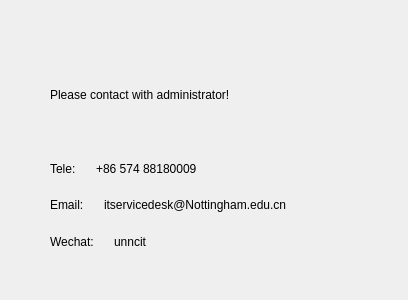
<?xml version="1.0" encoding="UTF-8"?>
<ui version="4.0">
 <class>Dialog</class>
 <widget class="QDialog" name="Dialog">
  <property name="geometry">
   <rect>
    <x>0</x>
    <y>0</y>
    <width>408</width>
    <height>300</height>
   </rect>
  </property>
  <property name="windowTitle">
   <string>Dialog</string>
  </property>
  <layout class="QGridLayout" name="gridLayout">
   <property name="leftMargin">
    <number>50</number>
   </property>
   <property name="topMargin">
    <number>50</number>
   </property>
   <property name="rightMargin">
    <number>50</number>
   </property>
   <property name="bottomMargin">
    <number>50</number>
   </property>
   <item row="0" column="0">
    <layout class="QVBoxLayout" name="verticalLayout_2" stretch="0,0">
     <property name="spacing">
      <number>20</number>
     </property>
     <item>
      <widget class="QLabel" name="title_label">
       <property name="text">
        <string>Please contact with administrator!</string>
       </property>
      </widget>
     </item>
     <item>
      <layout class="QVBoxLayout" name="verticalLayout">
       <item>
        <layout class="QHBoxLayout" name="horizontalLayout" stretch="1,10">
         <item>
          <widget class="QLabel" name="label">
           <property name="text">
            <string>Tele:</string>
           </property>
          </widget>
         </item>
         <item>
          <widget class="QLabel" name="tele_label">
           <property name="text">
            <string>+86 574 88180009</string>
           </property>
          </widget>
         </item>
        </layout>
       </item>
       <item>
        <layout class="QHBoxLayout" name="horizontalLayout_2" stretch="1,10">
         <item>
          <widget class="QLabel" name="emial_label">
           <property name="text">
            <string>Email:</string>
           </property>
          </widget>
         </item>
         <item>
          <widget class="QLabel" name="label_2">
           <property name="text">
            <string>itservicedesk@Nottingham.edu.cn</string>
           </property>
          </widget>
         </item>
        </layout>
       </item>
       <item>
        <layout class="QHBoxLayout" name="horizontalLayout_3" stretch="1,10">
         <item>
          <widget class="QLabel" name="label_3">
           <property name="text">
            <string>Wechat:</string>
           </property>
          </widget>
         </item>
         <item>
          <widget class="QLabel" name="tele_label_2">
           <property name="text">
            <string>unncit</string>
           </property>
          </widget>
         </item>
        </layout>
       </item>
      </layout>
     </item>
    </layout>
   </item>
  </layout>
 </widget>
 <resources/>
 <connections/>
</ui>
